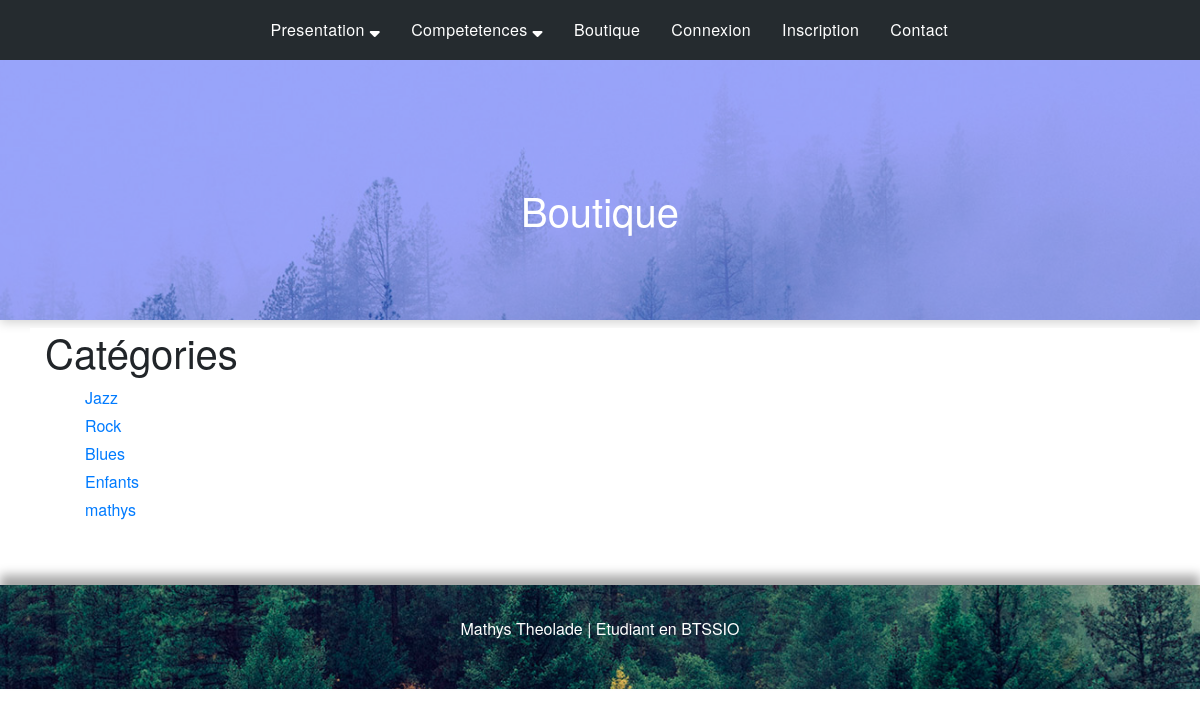
/?controleur=shop, run on the app's committed database.
### tables this page shows
CREATE TABLE `onglets` (
                           `id` int(11) NOT NULL,
                           `nom` varchar(100) NOT NULL,
                           `controlerName` varchar(100) NOT NULL,
                           `dropdown` int(11) NOT NULL DEFAULT 0,
                           `options` varchar(255) DEFAULT NULL,
                           `date` datetime NOT NULL
);

CREATE TABLE `categorie` (
                             `id` int(11) NOT NULL,
                             `libelle` varchar(20) DEFAULT NULL
);

### App/Controler/Controler_shop.php (called while the page is built, shortened)
<?php
class Controler_shop extends controler_default
{
    public function __construct()
    {
        $this->show();
    }
    private function show(){
        $categorie = $this->getCategorie();
        require 'app/vues/v_shop.inc.php';
    }
}

### App/modeles/Autoloader.php (called while the page is built, shortened)
<?php
class Autoloader{
    static function autoload($class){
        $class = str_replace(__NAMESPACE__ . '\\', '', $class);
        $class = str_replace('\\', '/', $class);
        $word = $class;
        $pos = strpos($word,"Controler");
    }
}

### App/Controler/Controler_default.php (called while the page is built, shortened)
<?php
class controler_default
{
    public function getAllOnglets(){
         return Database::prepare("SELECT * FROM onglets",null, true, null );
    }
    protected function getCategorie(){
        $shop = new Shop();
        return $shop->getCategorie();
    }
}

### App/modeles/Database/Database.php (called while the page is built, shortened)
<?php
class Database extends DatabaseConfig
{
    private static $db_name;
    private static $db_user;
    private static $db_pass;
    private static $db_host;
    private static $pdo;
    public function __construct()
    {
        self::$db_name = $this->BDD_NAME;
        self::$db_user = $this->BDD_USER;
        self::$db_pass = $this->BDD_PASSWORD;
        self::$db_host = $this->BDD_HOST;
    }
    private function getPDO()
    {
        if (self::$pdo == null) {
            $pdo = new PDO('mysql:dbname=' . self::$db_name . ';host=' . self::$db_host . '', self::$db_user, self::$db_pass);
            $pdo->setAttribute(PDO::ATTR_ERRMODE, PDO::ERRMODE_EXCEPTION);
            self::$pdo = $pdo;
        }
        return self::$pdo;
    }
    public static function prepare($statement, $attributes = null, $return = true , $one = null)
    {
        $req = (new Database)->getPDO()->prepare($statement);
        $req->execute($attributes);
        if($return) {
            if ($one) {
                $datas = $req->fetch();
            } else {
                $datas = $req->fetchAll();
            }
        }
        (isset($datas))?  $datas = $datas : $datas = false;
        return $datas;
    }
}

### App/modeles/Shop/Shop.php (called while the page is built, shortened)
<?php
class Shop
{
    public static function getCategorie() :array {
        return Database::prepare("SELECT * FROM categorie", null , true, null);
    }
}

### App/vues/template/default.php (the view, shortened to what this page needs)
<!doctype html>
<html lang="fr">
<head>
    <link rel="stylesheet" href="<?= \School\Chemins\Chemins::STYLE ?>bootstrap.min.css">
    <link rel="stylesheet" href="<?= \School\Chemins\Chemins::STYLE ?>bootstrap-grid.min.css">
    <link rel="stylesheet" href="<?= \School\Chemins\Chemins::STYLE ?>bootstrap-reboot.min.css">
    <link rel="stylesheet" href="<?= \School\Chemins\Chemins::STYLE ?>style.css?<?= date('s')?>">
</head>
<body>
<div id="page">
    <header id="animation">
        <div class="bg" style="background-image: url('<?= \School\Chemins\Chemins::IMAGES ?>slide-bg.jpg');background-attachment: fixed;    box-shadow: 0 3px 10px 0 rgba(1, 3, 4, 0.35);"></div>
        <nav id="navbar" class="navbar navbar-expand-lg navbar-light navbar-right">
            <div class="collapse navbar-collapse" id="navbarSupportedContent">
                <ul class="navbar-nav mr-auto">
                    <?php
                        foreach ($arrayNav as $onglet){
                            if($onglet['dropdown'] == 0){
                                ?>
                                <li class="nav-item"><a href="?controleur=<?= $onglet['controlerName'] ?>" class="nav-link"><?= $onglet['nom'] ?></a></li>
                                <?php
                            }else{
                                ?>
                                <li class="nav-item dropdown">
                                    <a class="nav-link dropdown-toggle" href="#" id="navbarDropdown" role="button" data-toggle="dropdown" aria-haspopup="true" aria-expanded="false">
                                        <?= $onglet['nom'] ?> <i class="fas fa-sort-down"></i>
                                    </a>
                                </li>
                            <?php }
                        }
                    ?>
                    <li class="nav-item"><a href="mailto:mathystheolade973@gmail.com" class="nav-link">Contact</a></li>
                </ul>
            </div>
        </nav>
    </header>
    <?= $content ?>
    <footer id="footer" class="mainFooter bg" style="background-image: url('<?= \School\Chemins\Chemins::IMAGES ?>slide-bg.jpg');background-attachment: fixed; height: auto;opacity: 1 !important;    box-shadow: 0 -10px 10px 0 rgba(1, 3, 4, 0.35);">
        <p id="footer" style="opacity: 1 !important;">Mathys Theolade | Etudiant en BTSSIO</p>
    </footer>
</div>
</body>
</html>

### App/vues/v_shop.inc.php (shortened to what this page needs)
<section id="boutique">
    <div class="container">
        <div class="row">
            <div class="col-4">
                <h1> Catégories </h1>
                <ul>
                    <?php
                    foreach($categorie as $unCategorie){
                        ?>
                        <li>
                            <a href=index.php?controleur=shop&categorie=<?= $unCategorie['libelle'] ?>><?= $unCategorie['libelle'] ?></a>
                        </li>
                        <?php
                    }
                    ?>
                </ul>
            </div>
            <div class="col-8">
            </div>
        </div>
    </div>
</section>

### public/css/style.css (style rules this page uses)
html,body { font-family: Helvetica Neue, Helvetica, Arial, sans-serif; line-height: 1.75; margin: 0; padding: 0; width: 100%; }
html,body, #page { height: 100%; }
li { list-style: none; }
*,::before,::after { box-sizing: border-box; }
header { position: relative; top: 0; left: 0; width: 100%; height: 320px; background: #304fff; }
.bg { width: 100%; height: 100%; background-position: center center; background-repeat: no-repeat; background-size: cover; opacity: 0.5; }
nav { position: relative; padding: 25px; text-align: right; top: -100%; }
nav li { display: inline; margin-right: 15px; }
nav li a { position: relative; display: inline-block; padding: 8px 20px; vertical-align: middle; font-weight: 300; letter-spacing: 0.025em; color: inherit; text-decoration: none; color: white !important; }
nav li a::after { content: ""; position: absolute; bottom: 0; right: 20px; left: 20px; height: 2px; background-color: #B13C2E; opacity: 0; transform: translateY(5px); transition: all .4s; }
.dropdown-toggle::after { margin: 0; vertical-align: none; border: 0; }
.navbar-right { position: fixed; top: 0; left: 0; right: 0; z-index: 16; background-color: #252b2f; }
.navbar-nav { margin-left: auto; width: 60%; }
.row { background-color: #fff; }
#page { position: relative; overflow: auto; }
.container { position: relative; }
.mainFooter { position: relative; bottom: 0; box-shadow: 2px 4px 12px gray; padding: 30px; margin-top: 45px; background-color: #304fffc7; color: #fff; }
p#footer { text-align: center; }

### data on the page
onglets: nom "Presentation"
onglets: nom "Competetences"
onglets: nom "Boutique"
onglets: nom "Connexion"
onglets: nom "Inscription"
categorie: libelle "Jazz"
categorie: libelle "Rock"
categorie: libelle "Blues"
categorie: libelle "Enfants"
categorie: libelle "mathys"
